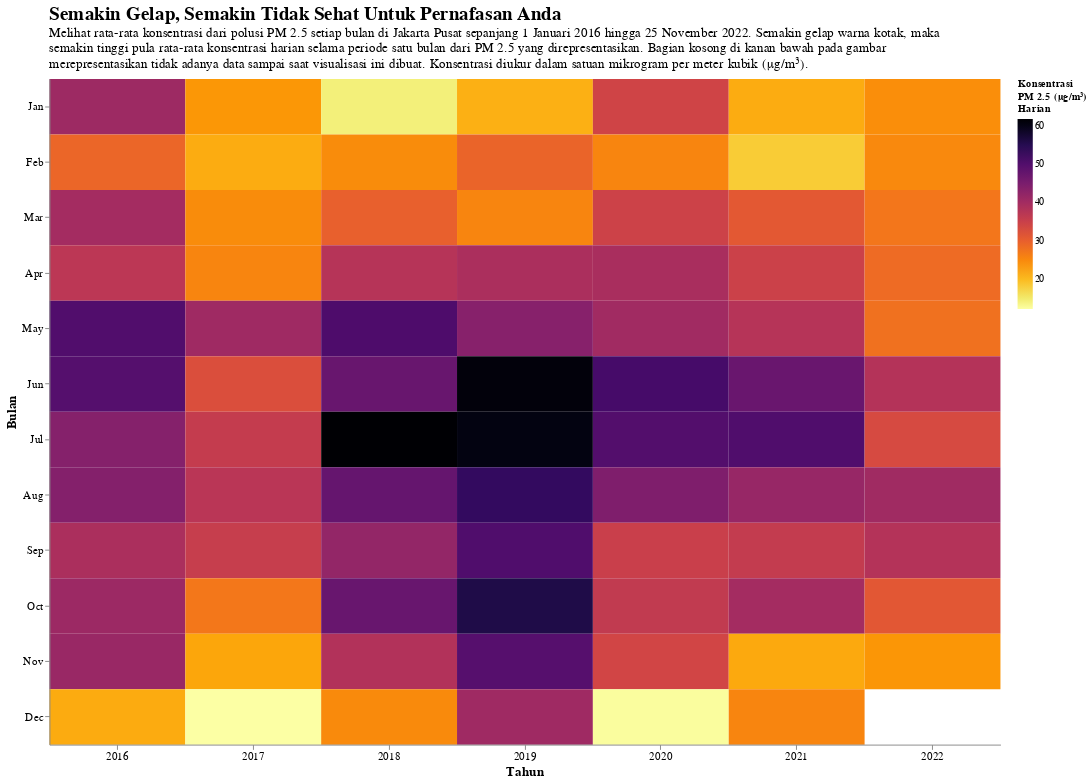

Here is the notebook cell this chart was saved with:
### Code cell
alt.themes.enable('dark')
alt.Chart(df_jakpus.reset_index()).mark_rect().encode(
    x=alt.X("tanggal", timeUnit="year", type="ordinal", title="Tahun"),
    y=alt.Y("tanggal", timeUnit="month", type="ordinal", title="Bulan"),
    color=alt.Color("average(pm25)", scale=alt.Scale(scheme="inferno", reverse=True),
                    legend=alt.Legend(title=["Konsentrasi", "PM 2.5 (μg/m\u00b3)", "Harian"])),
    tooltip=[alt.Tooltip("average(pm25)", title="PM 2.5 (ug/m3)")]
).properties(
    width=1000, height=700,
    title=alt.TitleParams(
        text="Semakin Gelap, Semakin Tidak Sehat Untuk Pernafasan Anda",
        subtitle=["Melihat rata-rata konsentrasi dari polusi PM 2.5 setiap bulan di Jakarta Pusat sepanjang 1 Januari 2016 hingga 25 November 2022. Semakin gelap warna kotak, maka ", 
                  "semakin tinggi pula rata-rata konsentrasi harian selama periode satu bulan dari PM 2.5 yang direpresentasikan. Bagian kosong di kanan bawah pada gambar ",
                  "merepresentasikan tidak adanya data sampai saat visualisasi ini dibuat. Konsentrasi diukur dalam satuan mikrogram per meter kubik (μg/m\u00b3)."],
                  align="left", anchor="start", baseline="line-top", fontSize=20, subtitleFontSize=14, offset=10)
).configure_view(
    strokeWidth=0
).configure_title(
    frame='group'
).configure_axis(
    labelFontSize=12,
    titleFontSize=14
)

### Figure 1 — Vega-Lite specification as saved in the notebook (floating-point values rounded to 4 significant figures; data arrays with more than 128 entries replaced by an {"elided": "..."} marker saying what was removed)
{"usermeta": {"embedOptions": {"theme": "dark"}}, "config": {"view": {"continuousWidth": 400, "continuousHeight": 300, "strokeWidth": 0}, "axis": {"labelFontSize": 12, "titleFontSize": 14}, "title": {"frame": "group"}}, "data": {"name": "data-a4e5a9de6a9db9293357b7037057e0e4"}, "mark": "rect", "encoding": {"color": {"aggregate": "average", "field": "pm25", "legend": {"title": ["Konsentrasi", "PM 2.5 (μg/m³)", "Harian"]}, "scale": {"reverse": true, "scheme": "inferno"}, "type": "quantitative"}, "tooltip": [{"aggregate": "average", "field": "pm25", "title": "PM 2.5 (ug/m3)", "type": "quantitative"}], "x": {"field": "tanggal", "timeUnit": "year", "title": "Tahun", "type": "ordinal"}, "y": {"field": "tanggal", "timeUnit": "month", "title": "Bulan", "type": "ordinal"}}, "height": 700, "title": {"text": "Semakin Gelap, Semakin Tidak Sehat Untuk Pernafasan Anda", "align": "left", "anchor": "start", "baseline": "line-top", "fontSize": 20, "offset": 10, "subtitle": ["Melihat rata-rata konsentrasi dari polusi PM 2.5 setiap bulan di Jakarta Pusat sepanjang 1 Januari 2016 hingga 25 November 2022. Semakin gelap warna kotak, maka ", "semakin tinggi pula rata-rata konsentrasi harian selama periode satu bulan dari PM 2.5 yang direpresentasikan. Bagian kosong di kanan bawah pada gambar ", "merepresentasikan tidak adanya data sampai saat visualisasi ini dibuat. Konsentrasi diukur dalam satuan mikrogram per meter kubik (μg/m³)."], "subtitleFontSize": 14}, "width": 1000, "$schema": "https://vega.github.io/schema/vega-lite/v4.17.0.json", "datasets": {"data-a4e5a9de6a9db9293357b7037057e0e4": {"elided": "2521 records"}}}
